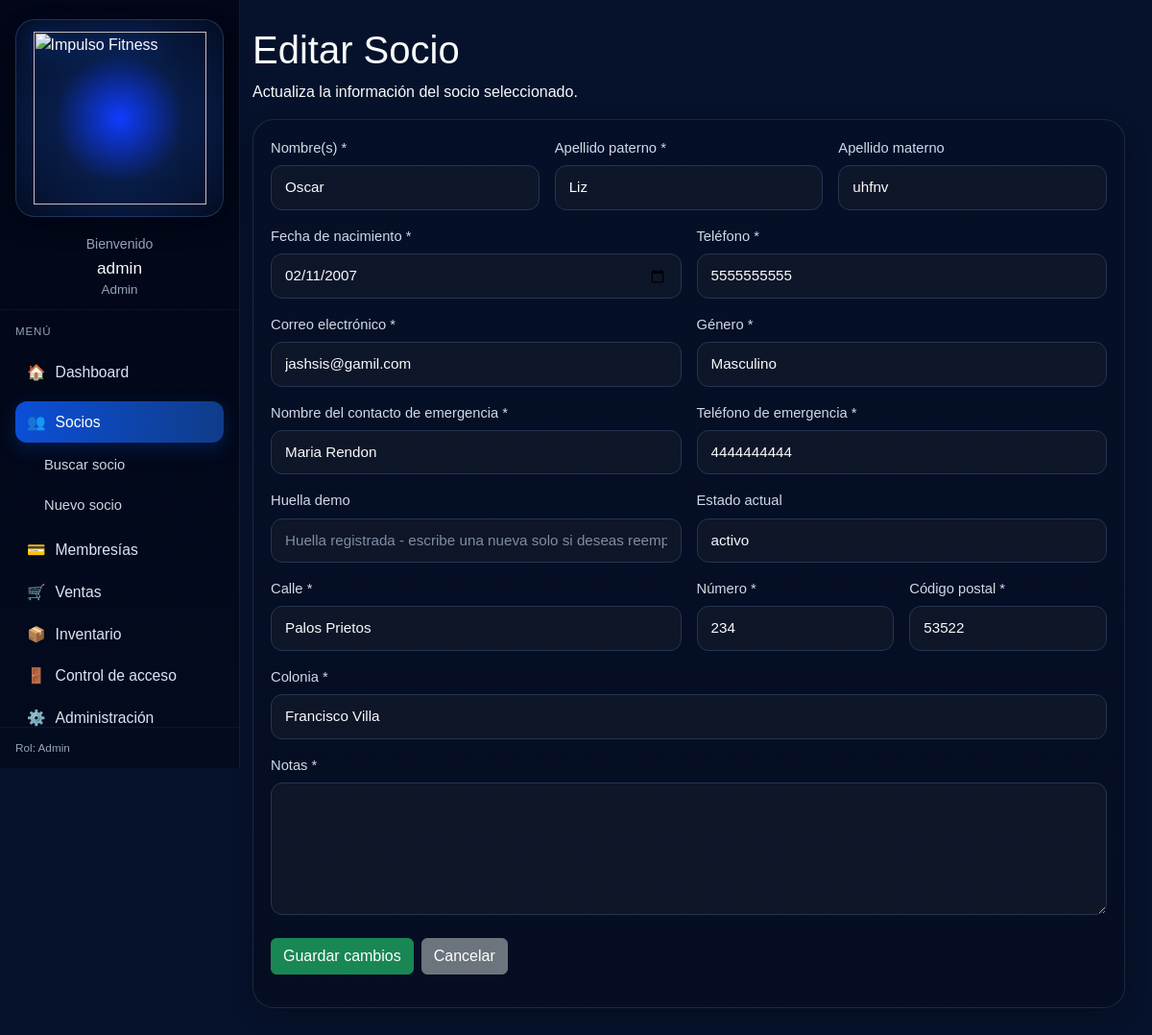
The app's page /app/controllers/SocioController.php?action=edit&id=23 (signed in) with its own data.
### tables this page shows
CREATE TABLE `socios` (
  `id` int(11) NOT NULL,
  `user_id` int(11) DEFAULT NULL,
  `nombres` varchar(100) NOT NULL,
  `apellido_paterno` varchar(80) DEFAULT NULL,
  `apellido_materno` varchar(80) DEFAULT NULL,
  `telefono` varchar(20) DEFAULT NULL,
  `email` varchar(100) DEFAULT NULL,
  `fecha_nacimiento` date DEFAULT NULL,
  `estado` enum('activo','inactivo','suspendido') NOT NULL DEFAULT 'inactivo',
  `fecha_registro` date NOT NULL,
  `genero` varchar(20) DEFAULT NULL,
  `contacto_emergencia_nombre` varchar(100) DEFAULT NULL,
  `contacto_emergencia_telefono` varchar(20) DEFAULT NULL,
  `calle` varchar(120) DEFAULT NULL,
  `numero` varchar(20) DEFAULT NULL,
  `colonia` varchar(120) DEFAULT NULL,
  `codigo_postal` char(5) DEFAULT NULL,
  `direccion` varchar(255) DEFAULT NULL,
  `notas` text DEFAULT NULL
);

### config/database.php (called while the page is built)
<?php
class Database
{
    private string $host = "localhost";
    private string $dbName = "impulso_fitness";
    private string $username = "root";
    private string $password = "";
    private string $charset = "utf8mb4";
    public function connect(): PDO
    {
        try {
            $dsn = "mysql:host={$this->host};dbname={$this->dbName};charset={$this->charset}";
            $pdo = new PDO($dsn, $this->username, $this->password, [
                PDO::ATTR_ERRMODE => PDO::ERRMODE_EXCEPTION,
                PDO::ATTR_DEFAULT_FETCH_MODE => PDO::FETCH_ASSOC,
                PDO::ATTR_EMULATE_PREPARES => false,
                PDO::MYSQL_ATTR_INIT_COMMAND => "SET NAMES utf8mb4 COLLATE utf8mb4_general_ci"
            ]);
            return $pdo;
        } catch (PDOException $e) {
            die("Error de conexión: " . $e->getMessage());
        }
    }
}

### app/models/Socio.php (called while the page is built, shortened)
<?php
require_once __DIR__ . '/../../config/database.php';
class Socio
{
    private PDO $conn;
    public function __construct()
    {
        $database = new Database();
        $this->conn = $database->connect();
    }
    public function obtenerSocioPorId(int $id): array|false
    {
        $stmt = $this->conn->prepare("CALL sp_obtener_socio_por_id(:id)");
        $stmt->bindParam(':id', $id, PDO::PARAM_INT);
        $stmt->execute();
        $socio = $stmt->fetch();
        return $socio;
    }
    public function obtenerHuellaPorSocio(int $socioId): array|false
    {
        $stmt = $this->conn->prepare("CALL sp_obtener_huella_socio(:socio_id)");
        $stmt->bindParam(':socio_id', $socioId, PDO::PARAM_INT);
        $stmt->execute();
        $huella = $stmt->fetch();
        return $huella;
    }
}

### resources/views/socios/edit.php (the view, shortened to what this page needs)
<?php
include __DIR__ . '/../layouts/header.php';
?>
<?php
include __DIR__ . '/../layouts/sidebar.php';
?>
<div class="main-content">
    <div class="container-fluid px-0">
        <div class="socio-page-header mb-3">
            <h1>Editar Socio</h1>
            <p>Actualiza la información del socio seleccionado.</p>
        </div>
        <div class="page-card card-section">
            <form method="POST" action="<?= BASE_URL ?>/app/controllers/SocioController.php?action=update" id="formSocioEdit" novalidate >
                <div class="row g-3">
                    <div class="col-md-4">
                        <label class="form-label" for="nombres">Nombre(s) *</label>
                        <input
                            type="text"
                            name="nombres"
                            id="nombres"
                            class="form-control custom-input"
                            value="<?= htmlspecialchars($socio['nombres'] ?? '') ?>"
                            maxlength="100"
                            required
                        >
                    </div>
                    <div class="col-md-4">
                        <label class="form-label" for="apellidoPaterno">Apellido paterno *</label>
                        <input
                            type="text"
                            name="apellido_paterno"
                            id="apellidoPaterno"
                            class="form-control custom-input"
                            value="<?= htmlspecialchars($socio['apellido_paterno'] ?? '') ?>"
                            maxlength="80"
                            required
                        >
                    </div>
                    <div class="col-md-4">
                        <label class="form-label" for="apellidoMaterno">Apellido materno</label>
                        <input
                            type="text"
                            name="apellido_materno"
                            id="apellidoMaterno"
                            class="form-control custom-input"
                            value="<?= htmlspecialchars($socio['apellido_materno'] ?? '') ?>"
                            maxlength="80"
                        >
                    </div>
                    <div class="col-md-6">
                        <label class="form-label" for="fechaNacimiento">Fecha de nacimiento *</label>
                        <input
                            type="date"
                            name="fecha_nacimiento"
                            id="fechaNacimiento"
                            class="form-control custom-input"
                            value="<?= htmlspecialchars($socio['fecha_nacimiento'] ?? '') ?>"
                            max="<?= date('Y-m-d'); ?>"
                            required
                        >
                    </div>
                    <div class="col-md-6">
                        <label class="form-label" for="telefono">Teléfono *</label>
                        <input
                            type="text"
                            name="telefono"
                            id="telefono"
                            class="form-control custom-input"
                            value="<?= htmlspecialchars($socio['telefono'] ?? '') ?>"
                            maxlength="10"
                            inputmode="numeric"
                            required
                        >
                    </div>
                    <div class="col-md-6">
                        <label class="form-label" for="email">Correo electrónico *</label>
                        <input
                            type="email"
                            name="email"
                            id="email"
                            class="form-control custom-input"
                            value="<?= htmlspecialchars($socio['email'] ?? '') ?>"
                            maxlength="100"
                            required
                        >
                    </div>
                    <div class="col-md-6">
                        <label class="form-label" for="genero">Género *</label>
                        <select name="genero" id="genero" class="form-select custom-input" required>
                            <option value="Masculino" <?= (($socio['genero'] ?? '') === 'Masculino') ? 'selected' : '' ?>>Masculino</option>
                        </select>
                    </div>
                    <div class="col-md-6">
                        <label class="form-label" for="nombreContactoEmergencia">Nombre del contacto de emergencia *</label>
                        <input
                            type="text"
                            name="nombre_contacto_emergencia"
                            id="nombreContactoEmergencia"
                            class="form-control custom-input"
                            value="<?= htmlspecialchars($socio['contacto_emergencia_nombre'] ?? '') ?>"
                            maxlength="100"
                            required
                        >
                    </div>
                    <div class="col-md-6">
                        <label class="form-label" for="telefonoEmergencia">Teléfono de emergencia *</label>
                        <input
                            type="text"
                            name="telefono_emergencia"
                            id="telefonoEmergencia"
                            class="form-control custom-input"
                            value="<?= htmlspecialchars($socio['contacto_emergencia_telefono'] ?? '') ?>"
                            maxlength="10"
                            inputmode="numeric"
                            required
                        >
                    </div>
                    <div class="col-md-6">
                        <label class="form-label" for="huellaDemo">Huella demo</label>
                        <input
                            type="text"
                            name="huella_demo"
                            id="huellaDemo"
                            class="form-control custom-input"
                            placeholder="<?= $huella ? 'Huella registrada - escribe una nueva solo si deseas reemplazarla' : 'Registrar nueva huella demo' ?>"
                            maxlength="255"
                        >
                    </div>
                    <div class="col-md-6">
                        <label class="form-label">Estado actual</label>
                        <input
                            type="text"
                            class="form-control custom-input"
                            value="<?= htmlspecialchars($socio['estado'] ?? '-') ?>"
                            readonly
                        >
                    </div>
                    <div class="col-md-6">
                        <label class="form-label" for="calle">Calle *</label>
                        <input
                            type="text"
                            name="calle"
                            id="calle"
                            class="form-control custom-input"
                            value="<?= htmlspecialchars($socio['calle'] ?? '') ?>"
                            maxlength="120"
                            required
                        >
                    </div>
                    <div class="col-md-3">
                        <label class="form-label" for="numero">Número *</label>
                        <input
                            type="text"
                            name="numero"
                            id="numero"
                            class="form-control custom-input"
                            value="<?= htmlspecialchars($socio['numero'] ?? '') ?>"
                            maxlength="20"
                            required
                        >
                    </div>
                    <div class="col-md-3">
                        <label class="form-label" for="codigoPostal">Código postal *</label>
                        <input
                            type="text"
                            name="codigo_postal"
                            id="codigoPostal"
                            class="form-control custom-input"
                            value="<?= htmlspecialchars($socio['codigo_postal'] ?? '') ?>"
                            maxlength="5"
                            inputmode="numeric"
                            pattern="\d{5}"
                            required
                        >
                    </div>
                    <div class="col-12">
                        <label class="form-label" for="colonia">Colonia *</label>
                        <input
                            type="text"
                            name="colonia"
                            id="colonia"
                            class="form-control custom-input"
                            value="<?= htmlspecialchars($socio['colonia'] ?? '') ?>"
                            maxlength="120"
                            required
                        >
                    </div>
                    <div class="col-12">
                        <label class="form-label" for="notas">Notas *</label>
                        <textarea
                            name="notas"
                            id="notas"
                            class="form-control custom-input"
                            rows="5"
                            maxlength="1000"
                        ><?= htmlspecialchars($socio['notas'] ?? '') ?></textarea>
                    </div>
                </div>
                <div class="d-flex gap-2 mt-4 flex-wrap">
                    <button type="submit" class="btn btn-success">
                        Guardar cambios
                    </button>
                    <a href="<?= BASE_URL ?>/app/controllers/SocioController.php?action=index" class="btn btn-secondary">
                        Cancelar
                    </a>
                </div>
            </form>
        </div>
    </div>
</div>
<?php include __DIR__ . '/../layouts/footer.php'; ?>

### public/css/base.css (style rules this page uses)
.main-content { margin-left: 250px; min-height: 100vh; padding: 22px; }
.page-card { background: linear-gradient(180deg, rgba(5, 16, 40, 0.96) 0%, rgba(5, 14, 34, 0.96) 100%); border: 1px solid rgba(117, 133, 165, 0.22); border-radius: 22px; padding: 20px; box-shadow: 0 8px 24px rgba(0, 0, 0, 0.22); }
.custom-input { background: rgba(15, 23, 42, 0.88) !important; border: 1px solid #253552 !important; color: #f8fafc !important; border-radius: 12px !important; padding: 11px 14px !important; font-size: 0.95rem !important; }
.custom-input::placeholder { color: #7f8da3; }
.form-label { color: #cfd9ea; font-weight: 500; margin-bottom: 7px; font-size: 0.92rem; }

### public/css/layout.css (style rules this page uses)
.main-content { margin-left: 235px; padding: 28px; min-height: 100vh; }

### public/css/socios.css (style rules this page uses)
.card-section { padding: 18px; }
.custom-input { transition: all 0.2s ease; }

### records on screen
socios: nombres "Oscar", apellido_paterno "Liz", apellido_materno "uhfnv", fecha_nacimiento "02/11/2007", telefono "5555555555", email "jashsis@gamil.com", genero "Masculino", nombre_contacto_emergencia "Maria Rendon", telefono_emergencia "4444444444", estado "activo", calle "Palos Prietos", numero "234", codigo_postal "53522", colonia "Francisco Villa"

### other values on screen
$_SESSION['user']['username'] "admin"
$_SESSION['user']['role'] "Admin"
